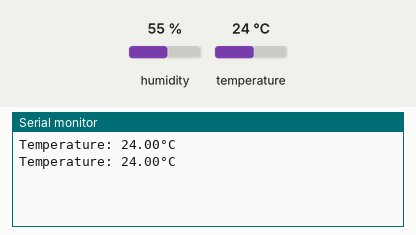
This sketch was run on a simulated Arduino Uno, built with avr-gcc and run on an emulated ATmega328P. Parts: the last lines printed to the serial monitor. The test bench sets the inputs (shaded band); at power-on: temperature 24 °C, humidity 55 %.

Above: at 5.8 s.
5.9 s: temperature set to 12 °C
At 11.5 s:
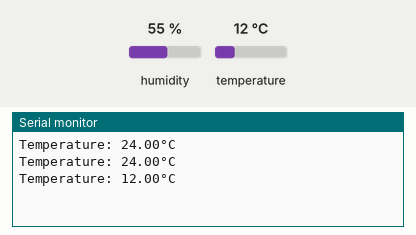
11.9 s: temperature set to 19 °C
At 15.5 s:
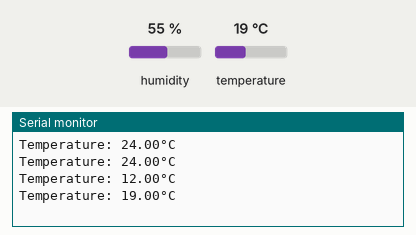
Timing chart, 0 to 17.0 s (numbered marks = the images above; inputs shaded):
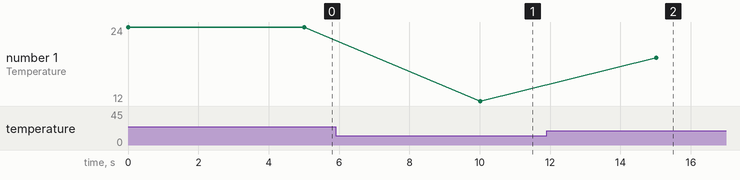

The sketch:

dhtuno.ino
```cpp
#include "DHT.h"
#define DHTPIN 2
#define DHTTYPE DHT22

DHT dht(DHTPIN, DHTTYPE);

void setup() {
  Serial.begin(9600);
  dht.begin();

}

void loop() {

  float t = dht.readTemperature();
  Serial.print(F("Temperature: "));
  Serial.print(t);
  Serial.println(F("°C "));

  delay (5000);
}
```

Measured:
- after the input at 5.9 s, the serial monitor: prints a new line after 4.1 s (image 1)
- after the input at 11.9 s, the serial monitor: prints a new line after 3.1 s (image 2)
- plotted number 1: 24 → 12 after the input at 5.9 s, 12 → 19 after the input at 11.9 s
